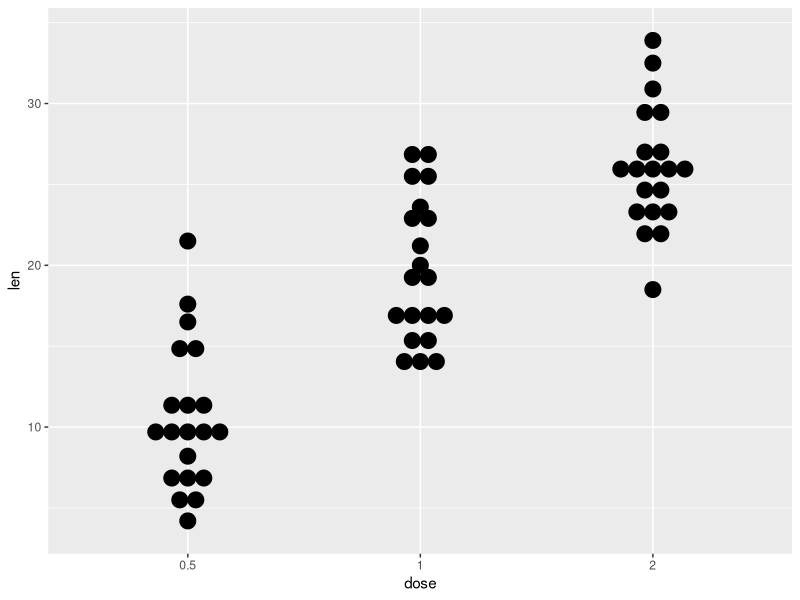
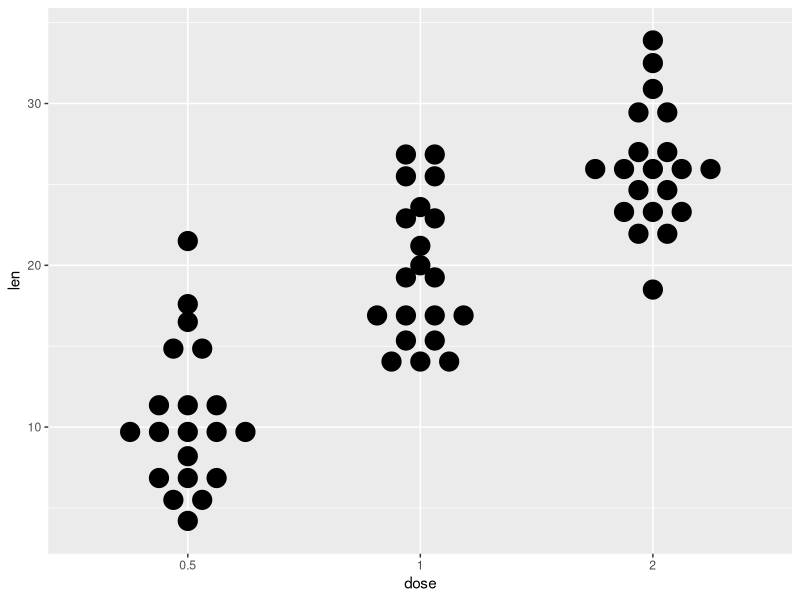
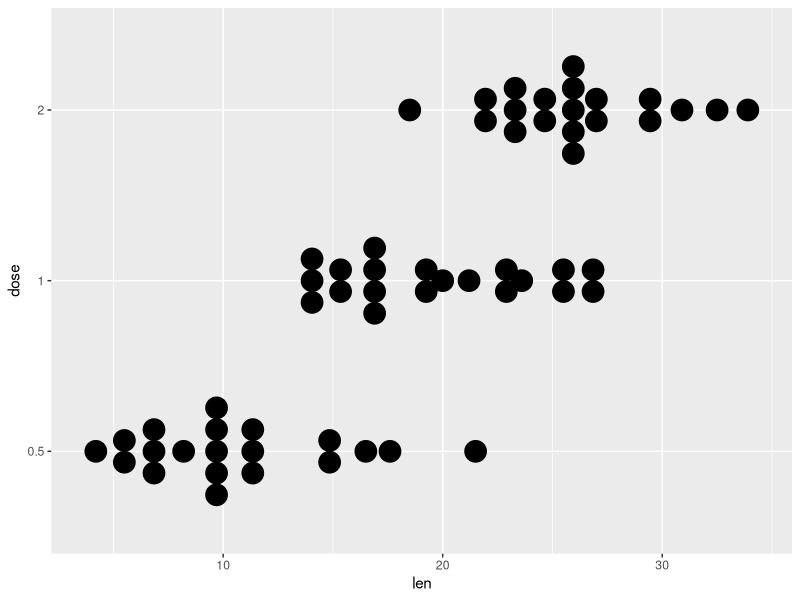
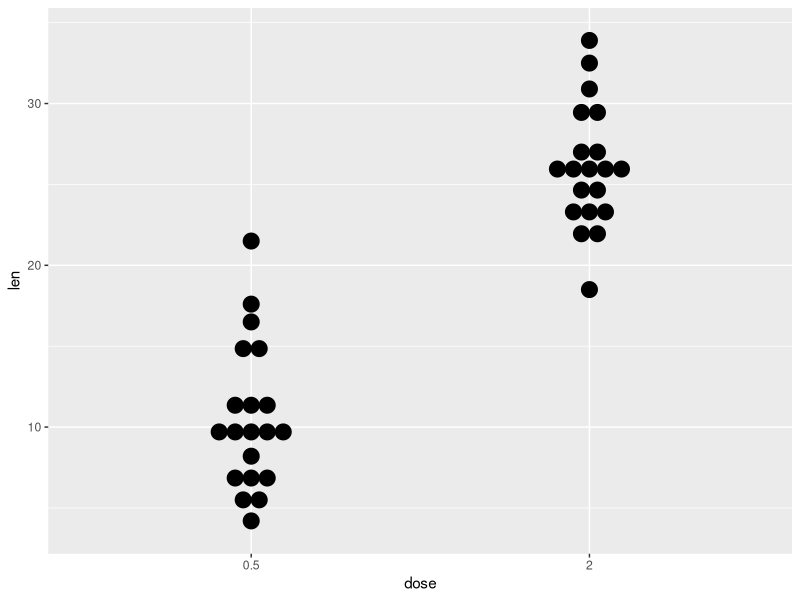
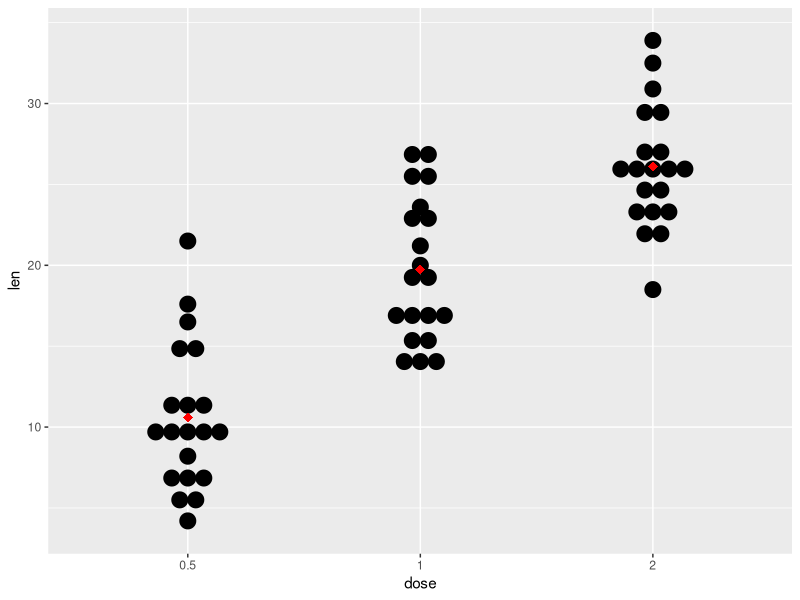
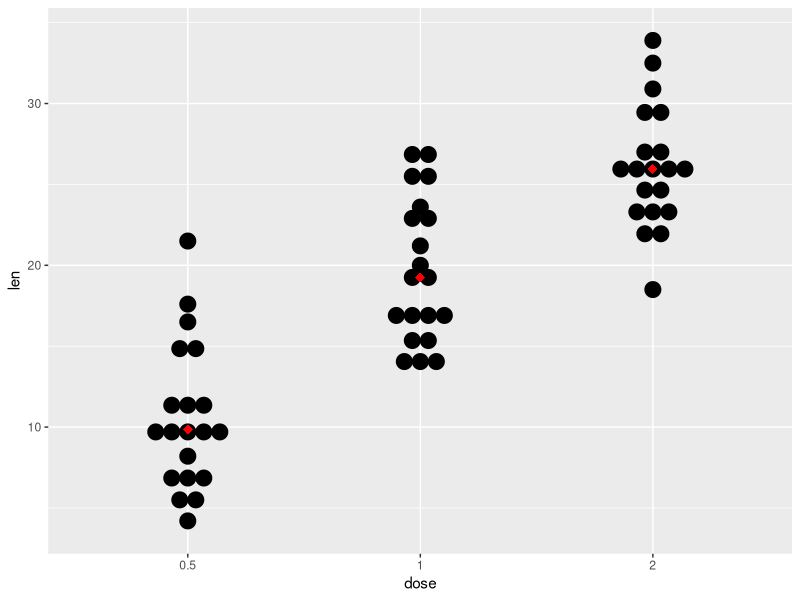
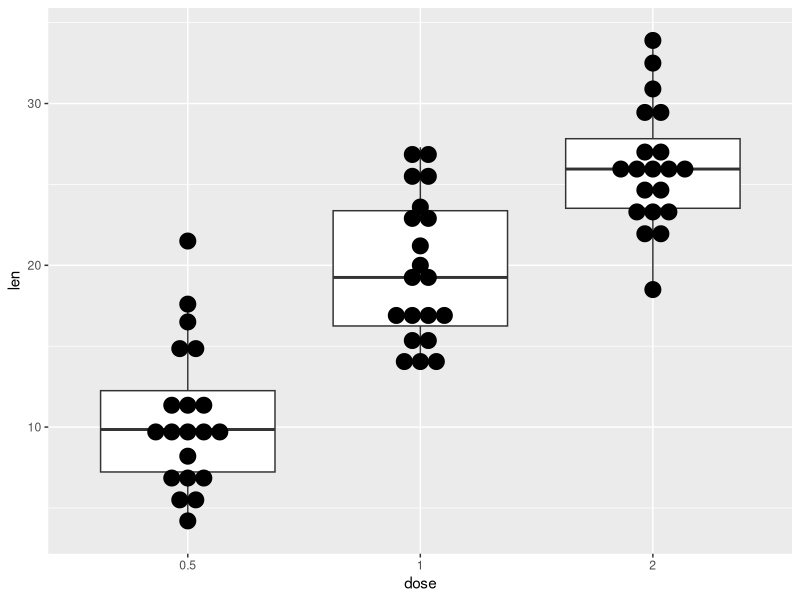
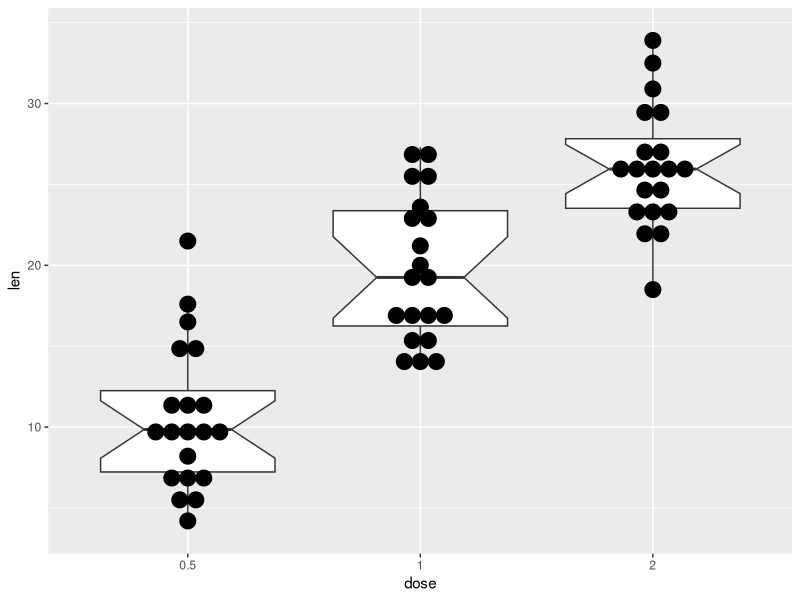

These charts were generated, in order, by the following R code:
##########R file to make a dotplot using ggplot2 in R##########
###Vincent Perez
###03/13/2019
###==============================================================

ToothGrowth$dose <- as.factor(ToothGrowth$dose)
head(ToothGrowth)

library(ggplot2)
# Basic dot plot
p<-ggplot(ToothGrowth, aes(x=dose, y=len)) + 
  geom_dotplot(binaxis='y', stackdir='center')
p
# Change dotsize and stack ratio
ggplot(ToothGrowth, aes(x=dose, y=len)) + 
  geom_dotplot(binaxis='y', stackdir='center',
               stackratio=1.5, dotsize=1.2)
# Rotate the dot plot
p + coord_flip()

p + scale_x_discrete(limits=c("0.5", "2"))

# dot plot with mean points
p + stat_summary(fun.y=mean, geom="point", shape=18,
                 size=3, color="red")
# dot plot with median points
p + stat_summary(fun.y=median, geom="point", shape=18,
                 size=3, color="red")

############################################# Add basic box plot or violin plots

ggplot(ToothGrowth, aes(x=dose, y=len)) + 
  geom_boxplot()+
  geom_dotplot(binaxis='y', stackdir='center')
# Add notched box plot
ggplot(ToothGrowth, aes(x=dose, y=len)) + 
  geom_boxplot(notch = TRUE)+
  geom_dotplot(binaxis='y', stackdir='center')
# Add violin plot
ggplot(ToothGrowth, aes(x=dose, y=len)) + 
  geom_violin(trim = FALSE)+
  geom_dotplot(binaxis='y', stackdir='center')

p <- ggplot(ToothGrowth, aes(x=dose, y=len)) + 
  geom_dotplot(binaxis='y', stackdir='center')
p + stat_summary(fun.data="mean_sdl", fun.args = list(mult=1), 
                 geom="crossbar", width=0.5)
p + stat_summary(fun.data=mean_sdl, fun.args = list(mult=1), 
                 geom="pointrange", color="red")

############################################ Function to produce summary stats in boxplots

p <- ggplot(ToothGrowth, aes(x=dose, y=len)) + 
  geom_dotplot(binaxis='y', stackdir='center')
p + stat_summary(fun.data="mean_sdl", fun.args = list(mult=1), 
                 geom="crossbar", width=0.5)
p + stat_summary(fun.data=mean_sdl, fun.args = list(mult=1), 
                 geom="pointrange", color="red")

############################################# Function to produce summary statistics (mean and +/- sd)

data_summary <- function(x) {
  m <- mean(x)
  ymin <- m-sd(x)
  ymax <- m+sd(x)
  return(c(y=m,ymin=ymin,ymax=ymax))
}

p + stat_summary(fun.data=data_summary, color="blue")

##############################################Use single fill color

# Use single fill color
ggplot(ToothGrowth, aes(x=dose, y=len)) + 
  geom_dotplot(binaxis='y', stackdir='center', fill="#FFAAD4")
# Change dot plot colors by groups
p<-ggplot(ToothGrowth, aes(x=dose, y=len, fill=dose)) +
  geom_dotplot(binaxis='y', stackdir='center')
p

###############################################Use custom pallets

p+scale_fill_manual(values=c("#999999", "#E69F00", "#56B4E9"))
# Use brewer color palettes
p+scale_fill_brewer(palette="Dark2")
# Use grey scale
p + scale_fill_grey() + theme_classic()